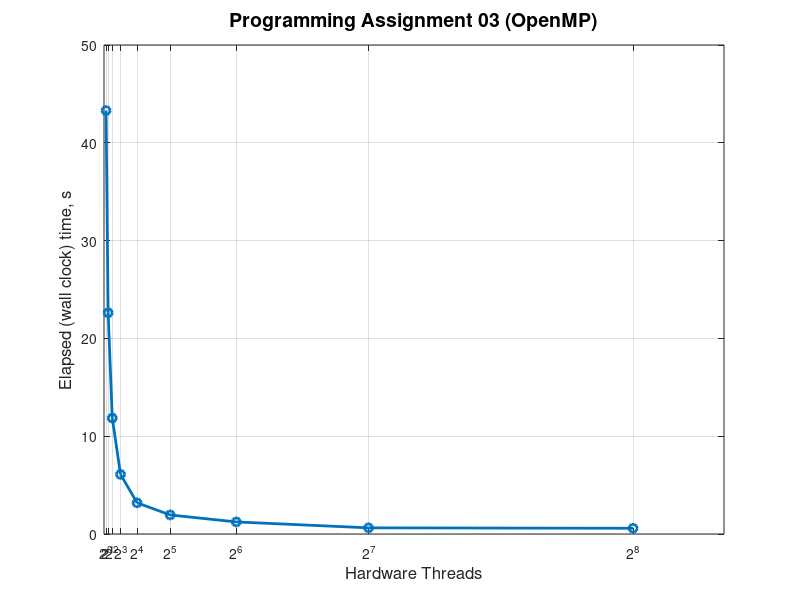

The MATLAB source for this figure: (Note: this script raises an error after producing the figure.)
close all
clc
data = load('data.txt', '-ascii');
threads = data(:,1);
runtime = data(:,5);
error = data(:,3);

figure;
plot(threads, runtime, 'o-', 'LineWidth', 2);
set(gca, 'XTick', threads);
set(gca, 'XTickLabel', arrayfun(@(x) sprintf('2^{%d}', log2(x)), threads, 'UniformOutput', false));
xlabel('Hardware Threads', 'FontSize', 12);
ylabel('Elapsed (wall clock) time, s', 'FontSize', 12);
title('Programming Assignment 03 (OpenMP)', 'FontSize', 14);
set(gcf,'Color','white');
grid on;
ax = gca;
ax.YMinorGrid = 'on';
ax.XMinorGrid = 'on';
figure(1);
